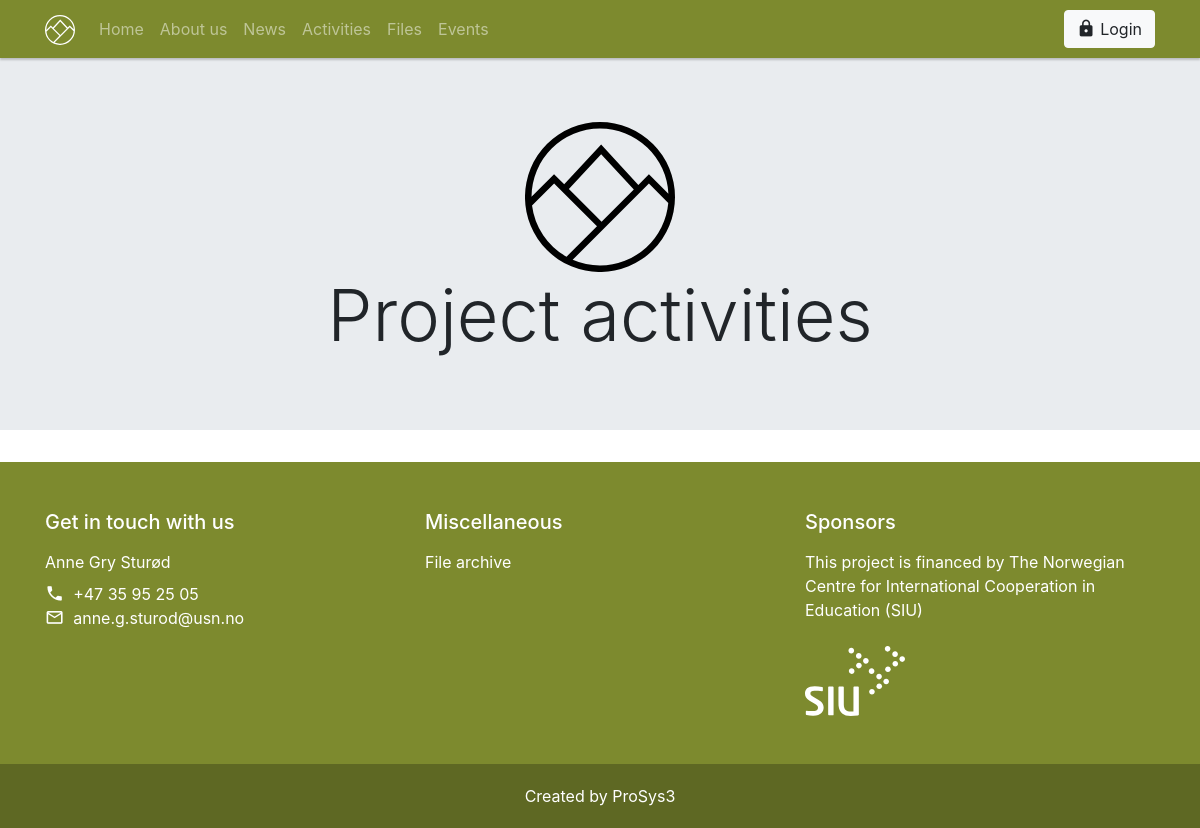
The page /activities.php on the database as committed earlier.
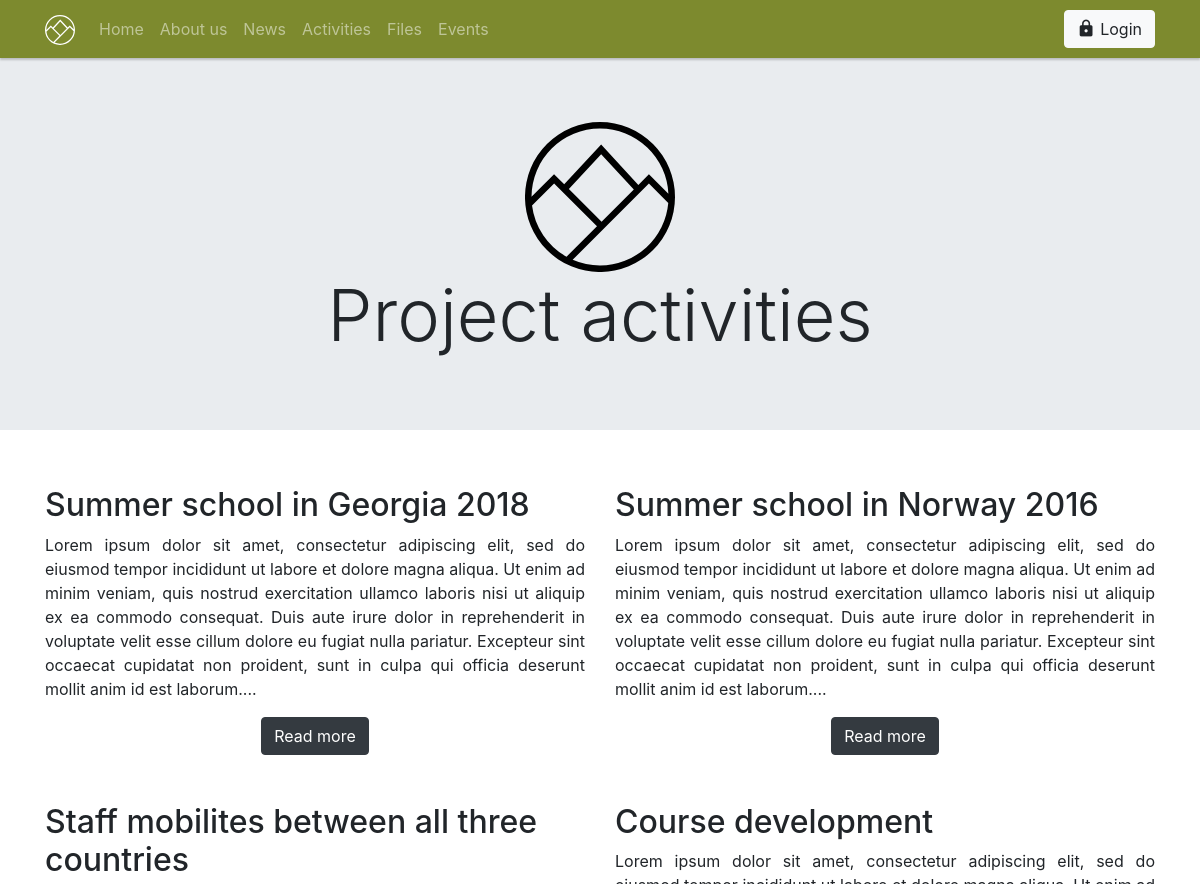
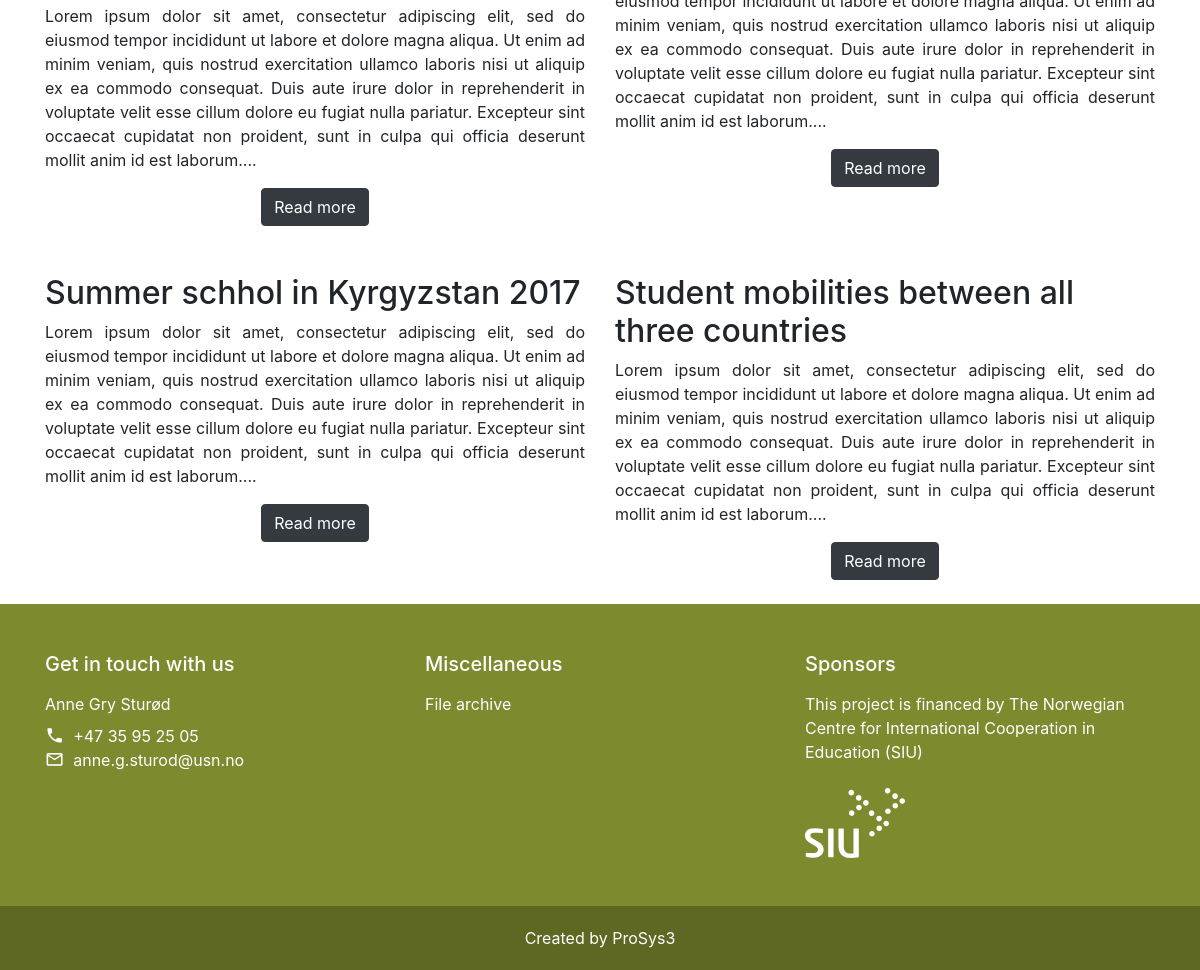
The same page on the database as committed later (2 pictures, top to bottom).
### tables this page shows
CREATE TABLE Activities (

Activities_ID           TINYINT(4)      AUTO_INCREMENT NOT NULL,
Activities_Title        VARCHAR(50)     NOT NULL,
Activities_Text         TEXT            NOT NULL,
Activities_Created      DATE            NOT NULL,
Activities_Author   TINYINT(3) NOT NULL,

CONSTRAINT ActivitiesID_PK PRIMARY KEY (Activities_ID),
CONSTRAINT Activities_UserID_FK FOREIGN KEY (Activities_Author) REFERENCES User_Data(User_ID)




);

### rsc/import/php/components/page_content/activities_grid.php (the view)
<main>
    <div class="jumbotron jumbotron-fluid">
        <div class="container text-center">
            <a href="#" class=""><img src="rsc/img/logo/sustour/logo_symbol_black.svg" width="150"></a>
            <h1 class="display-3">Project activities</h1>
        </div>
    </div>
    <div class="container">
        <div class="row">
            <?php
            $query = "SELECT * FROM Activities ORDER BY Activities_Created DESC, Activities_ID DESC;";
            $result = mysqli_query($con, $query);
            $count = 1;
            $numrow = mysqli_num_rows($result);
            while ($row = mysqli_fetch_array($result)) {
                $activity_text = substr($row['Activities_Text'], 0, 450).'...';
                echo  '<div class="col-sm">';
                echo   '<br>';
                echo   '<h2>' . $row['Activities_Title'] . '</h2>';
                echo   '<p class="text-justify">' . $activity_text . '</p>';
                echo    '<div style="text-align: center">';
                echo   '<a href="activities.php?post='.$row['Activities_ID'].'" class="btn btn-dark" style="align-items: center">Read more</a>';
                echo    '</div>';
                echo   '<br>';
                echo   '</div>';
                if ($count % 2 == 0) {
                    echo '</div>';
                    if ($count == $numrow) {
                    } else {
                        echo '<div class="row">';
                    }
                }
                $count++;
            }
            ?>
        </div>
</main>

Rows that differ between the two databases and show on the page:
added activities: Activities_Title "Summer school in Georgia 2018", Activities_Text "Lorem ipsum dolor sit amet, consectetur adipiscing elit, sed do eiusmod tempor incididunt ut labore et dolore magna aliqua. Ut enim ad minim veniam, quis nostrud exercitation ullamco laboris nisi ut aliquip ex ea commodo consequat. Duis aute irure dolor in reprehenderit in voluptate velit esse cillum dolore eu fugiat nulla pariatur. Excepteur sint occaecat cupidatat non proident, sunt in culpa qui officia deserunt mollit anim id est laborum...."
added activities: Activities_Title "Summer school in Norway 2016", Activities_Text "Lorem ipsum dolor sit amet, consectetur adipiscing elit, sed do eiusmod tempor incididunt ut labore et dolore magna aliqua. Ut enim ad minim veniam, quis nostrud exercitation ullamco laboris nisi ut aliquip ex ea commodo consequat. Duis aute irure dolor in reprehenderit in voluptate velit esse cillum dolore eu fugiat nulla pariatur. Excepteur sint occaecat cupidatat non proident, sunt in culpa qui officia deserunt mollit anim id est laborum...."
added activities: Activities_Title "Staff mobilites between all three countries", Activities_Text "Lorem ipsum dolor sit amet, consectetur adipiscing elit, sed do eiusmod tempor incididunt ut labore et dolore magna aliqua. Ut enim ad minim veniam, quis nostrud exercitation ullamco laboris nisi ut aliquip ex ea commodo consequat. Duis aute irure dolor in reprehenderit in voluptate velit esse cillum dolore eu fugiat nulla pariatur. Excepteur sint occaecat cupidatat non proident, sunt in culpa qui officia deserunt mollit anim id est laborum...."
added activities: Activities_Title "Course development", Activities_Text "Lorem ipsum dolor sit amet, consectetur adipiscing elit, sed do eiusmod tempor incididunt ut labore et dolore magna aliqua. Ut enim ad minim veniam, quis nostrud exercitation ullamco laboris nisi ut aliquip ex ea commodo consequat. Duis aute irure dolor in reprehenderit in voluptate velit esse cillum dolore eu fugiat nulla pariatur. Excepteur sint occaecat cupidatat non proident, sunt in culpa qui officia deserunt mollit anim id est laborum...."
added activities: Activities_Title "Summer schhol in Kyrgyzstan 2017", Activities_Text "Lorem ipsum dolor sit amet, consectetur adipiscing elit, sed do eiusmod tempor incididunt ut labore et dolore magna aliqua. Ut enim ad minim veniam, quis nostrud exercitation ullamco laboris nisi ut aliquip ex ea commodo consequat. Duis aute irure dolor in reprehenderit in voluptate velit esse cillum dolore eu fugiat nulla pariatur. Excepteur sint occaecat cupidatat non proident, sunt in culpa qui officia deserunt mollit anim id est laborum...."
added activities: Activities_Title "Student mobilities between all three countries", Activities_Text "Lorem ipsum dolor sit amet, consectetur adipiscing elit, sed do eiusmod tempor incididunt ut labore et dolore magna aliqua. Ut enim ad minim veniam, quis nostrud exercitation ullamco laboris nisi ut aliquip ex ea commodo consequat. Duis aute irure dolor in reprehenderit in voluptate velit esse cillum dolore eu fugiat nulla pariatur. Excepteur sint occaecat cupidatat non proident, sunt in culpa qui officia deserunt mollit anim id est laborum...."
